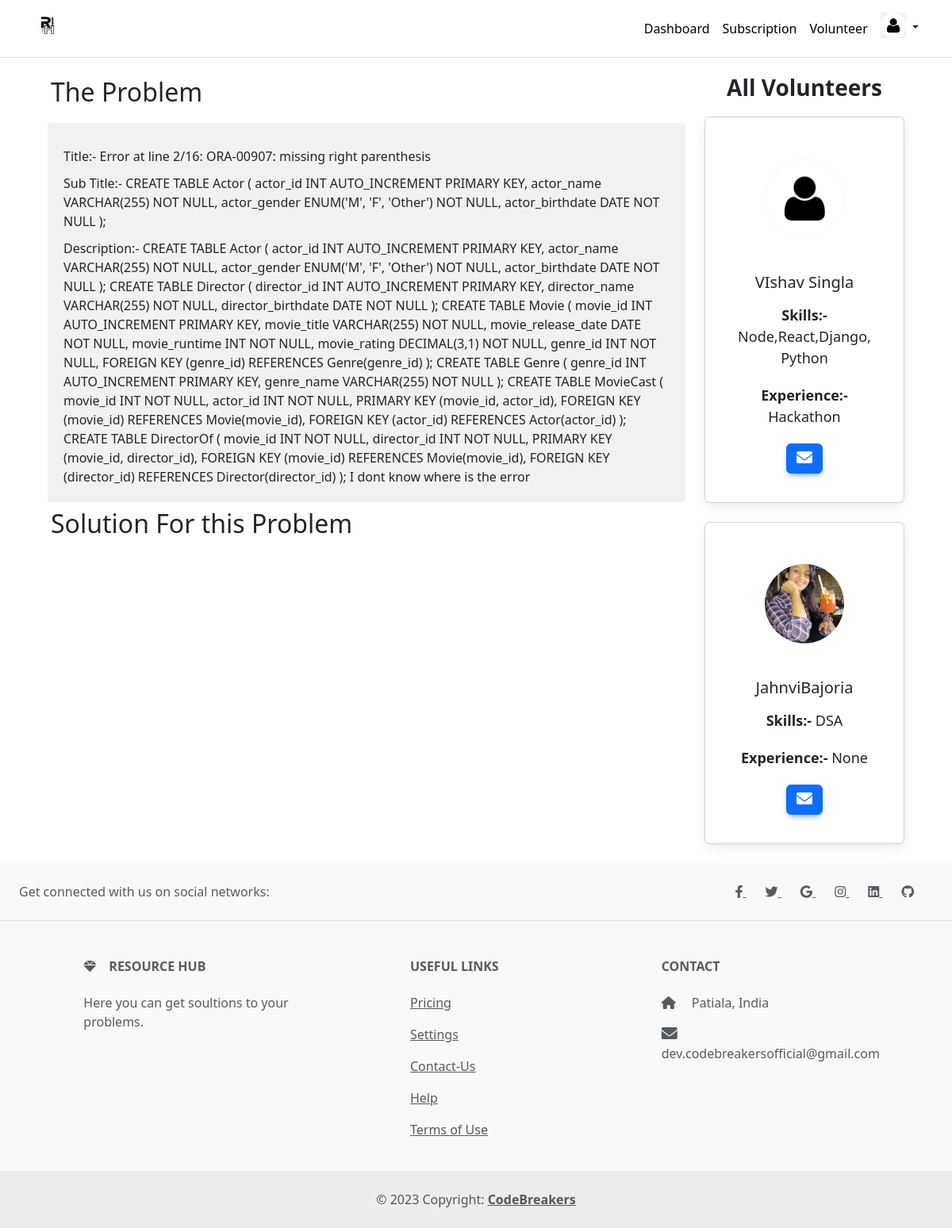
Screenshot of /dashboard/view_fullque/4 (signed in) with the database file from the repository.
### home/models.py (models this page shows, shortened)
class Draft(models.Model):
    user=models.ForeignKey(User,on_delete=models.SET_NULL,null=True,blank=True)
    title=models.TextField(max_length=40000,null=True)
    subtitle=models.TextField(max_length=3000,null=True,blank=True)
    description=models.TextField(max_length=80000,null=True,blank=True)
    pub_date=models.DateField(null=True,blank=True)
    published=models.BooleanField(default=False,null=True,blank=True)
    thumbnail = models.FileField(upload_to="Drafts", blank=True)

class Customer(models.Model):
    full_name=models.CharField(max_length=100,null=True,blank=True)
    temp_email=models.CharField(max_length=100,null=True,blank=True)
    user=models.ForeignKey(User, on_delete= models.CASCADE ,null=True, blank=True)
    user_Type=models.ForeignKey(userType,on_delete=models.CASCADE,null=True, blank=True)
    myplan=models.ForeignKey(plan,on_delete= models.CASCADE,null=True, blank=True)
    is_verified=models.BooleanField(default=False,null=True,blank=True)
    age=models.IntegerField(null=True,blank=True)
    college=models.CharField(max_length=100,null=True,blank=True)
    skills=models.CharField(max_length=100,null=True,blank=True)
    experience=models.CharField(max_length=200,null=True,blank=True)
    otp_code=models.CharField(max_length=100,null=True)
    pic = models.FileField(upload_to="Profiles/", blank=True)
    is_connected=models.BooleanField(default=False,null=True,blank=True)
    is_basic=models.BooleanField(default=False,null=True,blank=True)
    is_premium=models.BooleanField(default=False,null=True,blank=True)
    meta_key=models.TextField(max_length=100,null=True,blank=True)
    walletkey=models.TextField(max_length=100,null=True,blank=True)

### home/views.py (the view)
# urls.py: path('dashboard/view_fullque/<str:que_id>', views.view_full_que,name="view_full_que"),
def view_full_que(request,que_id):
    if request.user.is_authenticated:
        my_post = Draft.objects.filter(pk=que_id)
        my_review = review.objects.filter(this_draft=my_post[0])
        try:
            my_type=userType.objects.get(code=settings.USER_VOLUNTEER_CODE)
            show_profile=Customer.objects.filter(user_Type=my_type)
        except:
            print('unable to fetch profiles')
        return render(request,"home/view_fullque.html", context={"thispost":my_post,"all_profiles":show_profile,"thisreview":my_review})
    return render(request,"home/home.html", context={})

### home/templates/home/view_fullque.html (shortened to what this page needs)
{% load static %}
<!DOCTYPE html>
<html>
 <head>
<link rel="stylesheet" type="text/css" href="{% static 'answer_post/style.css'%}">
<link rel="stylesheet" type="text/css" href="{% static 'bootstrap.min.css'%}">
<link
  href="https://cdnjs.cloudflare.com/ajax/libs/font-awesome/6.0.0/css/all.min.css"
  rel="stylesheet"
/>
<link
  href="https://cdnjs.cloudflare.com/ajax/libs/mdb-ui-kit/6.2.0/mdb.min.css"
  rel="stylesheet"
/>
<link href="https://cdn.jsdelivr.net/npm/bootstrap@5.3.0-alpha3/dist/css/bootstrap.min.css" rel="stylesheet">
  </head>
  <body>
<header class="p-3 mb-3 border-bottom">
  <div class="container">
      <div class="d-flex flex-wrap align-items-center justify-content-center justify-content-lg-start">
        <a href="{% url 'home' %}" class="d-flex align-items-center mb-2 mb-lg-0 text-dark text-decoration-none">
			<img class="mb-2" src="{% static 'logo/Resource.png' %}" alt="resourcehub" width="40" height="32">
		  </a>
        <ul class="nav col-12 col-lg-auto me-lg-2 mb-10 justify-content-center mb-md-0">
			<li><a href="{% url 'dashboard' %}" class="nav-link px-2" style="color: black;"> Dashboard</a></li>
			<li><a href="{% url 'pricing' %}" class="nav-link px-2" style="color: black;"> Subscription</a></li>
			<li><a href="{% url 'view_volunteer_profiles' %}" class="nav-link px-2" style="color: black;"> Volunteer</a></li>
          </ul>
        <div class="dropdown text-end">
			<a href="#" class="d-block link-dark text-decoration-none dropdown-toggle" id="dropdownUser1" data-bs-toggle="dropdown" aria-expanded="false">
				<img class="mb-2" src="{% static 'logo/signin.png' %}" alt="resourcehub" width="32" height="32" class="rounded-circle">
			</a>
        </div>
      </div>
    </div>
  </header>
  <body>
	<main class="px-5">
		<div class="container">
		  <div class="row">
			<div class="col">
		<h2 class="mx-1 my-2">The Problem</h2>
		{% for my_post in thispost %}
		<form class="questionaire">
				<label for="question-title">Title:-  {{my_post.title}}</label>
				<br>
				<label for="question-title">Sub Title:-  {{my_post.subtitle}}</label>
				<br>
				<label for="question-title">Description:-  {{my_post.description}}</label>
			{% endfor %}
		</form>
		<h2 class="mx-1 my-2">Solution For this Problem</h2>
    </div>
	<div class="col col-lg-3">
		<p class="fs-3 text-center fw-bolder">All Volunteers</p>
		{% for show_profile in all_profiles %}
		  <div class="card mb-4 text-center">
			<div class="card-body">
			  <div class="mt-3 mb-4">
				{% if show_profile.pic %}
				  <img src="{{ show_profile.pic.url }}" class="rounded-circle img-fluid" style="width: 100px;" />
				{% else %}
				  <img src="{% static 'logo/signin.png' %}" class="rounded-circle img-fluid" style="width: 100px;" />
				{% endif %}
			  </div>
			  <h5 class="card-title">{{ show_profile.full_name }}</h5>
			  <p class="card-text">
				<p class="designation"><b>Skills:-</b>  {{ show_profile.skills }}</p>
				<p class="designation"><b>Experience:-</b>  {{ show_profile.experience }}</p>
			  </p>
			  <a class="btn btn-primary" href="mailto:{{all_volunteers.temp_email}}"><i class="fa fa-envelope"></i></a>
			</div>
		  </div>
		{% endfor %}
	  </div>
	</div>
	</div>
</main>
</body>
	<footer class="text-center text-lg-start bg-light text-muted">
		<section class="d-flex justify-content-center justify-content-lg-between p-4 border-bottom">
		  <div class="me-5 d-none d-lg-block">
		  <span>Get connected with us on social networks:</span>
		  </div>
		  <div>
		  <a href="" class="me-4 text-reset">
			<i class="fab fa-facebook-f"></i>
		  </a>
		  <a href="" class="me-4 text-reset">
			<i class="fab fa-twitter"></i>
		  </a>
		  <a href="" class="me-4 text-reset">
			<i class="fab fa-google"></i>
		  </a>
		  <a href="" class="me-4 text-reset">
			<i class="fab fa-instagram"></i>
		  </a>
		  <a href="" class="me-4 text-reset">
			<i class="fab fa-linkedin"></i>
		  </a>
		  <a href="" class="me-4 text-reset">
			<i class="fab fa-github"></i>
		  </a>
		  </div>
		</section>
		<section class="">
		  <div class="container text-center text-md-start mt-5">
		  <div class="row mt-3">
			<div class="col-md-3 col-lg-4 col-xl-3 mx-auto mb-4">
			<h6 class="text-uppercase fw-bold mb-4">
			  <i class="fas fa-gem me-3"></i>Resource Hub
			</h6>
			<p>
			  Here you can get soultions to your problems.
			</p>
			</div>
			<div class="col-md-3 col-lg-2 col-xl-2 mx-auto mb-4">
			<h6 class="text-uppercase fw-bold mb-4">
			  Useful links
			</h6>
			<p>
			  <a href="{% url 'pricing' %}" class="text-reset">Pricing</a>
			</p>
			<p>
			  <a href="{% url 'view_profile' %}" class="text-reset">Settings</a>
			</p>
			<p>
				<a href="{% url 'contact' %}" class="text-reset">Contact-Us</a>
			  </p>
			<p>
			  <a href="https://resourcehubcomm.netlify.app/" class="text-reset">Help</a>
			</p>
			<p>
			  <a href="{% url 'tos' %}" class="text-reset">Terms of Use</a>
			</p>
			</div>
			<div class="col-md-4 col-lg-3 col-xl-3 mx-auto mb-md-0 mb-4">
			<h6 class="text-uppercase fw-bold mb-4">Contact</h6>
			<p><i class="fas fa-home me-3"></i> Patiala, India</p>
			<p>
			  <i class="fas fa-envelope me-3"></i>
			  dev.codebreakersofficial@gmail.com
			</p>
			</div>
		  </div>
		  </div>
		</section>
		<div class="text-center p-4" style="background-color: rgba(0, 0, 0, 0.05);">
		  © 2023 Copyright:
		  <a class="text-reset fw-bold" href="https://mdbootstrap.com/">CodeBreakers</a>
		</div>
	  </footer>
</html>

### static/answer_post/style.css (style rules this page uses)
body { font-family: Arial, sans-serif; background-color: #f5f5f5; }
header { color: #fff; padding: 20px; }
.card { background-color: #fff; box-shadow: 0 0 10px rgba(0, 0, 0, 0.2); border-radius: 5px; padding: 20px; text-align: center; margin-bottom:30px; }
.card img { text-align:center; justify-content: center; border-radius: 50%; height: 100px; width: 100px; object-fit: cover; margin-bottom: 20px; }
.designation { font-size: 18px; margin: 10px 0 20px; }
.fa-envelope { font-size: 20px; }
.container { max-width: 600px; margin: auto; }
.questionaire { background-color: #f1f1f1; border-radius: 5px; padding: 20px; margin-top: 20px; }
h2 { margin-top: 0; }
label { display: block; margin-top: 10px; }

### home/templates/home/view_fullque.html (style rules this page uses)
.dropdown-toggle { outline: 0; }

### rows the page displays
Draft: title "Error at line 2/16: ORA-00907: missing right parenthesis", subtitle "CREATE TABLE Actor ( actor_id INT AUTO_INCREMENT PRIMARY KEY, actor_name VARCHAR(255) NOT NULL, actor_gender ENUM('M', 'F', 'Other') NOT NULL, actor_birthdate DATE NOT NULL );", description "CREATE TABLE Actor ( actor_id INT AUTO_INCREMENT PRIMARY KEY, actor_name VARCHAR(255) NOT NULL, actor_gender ENUM('M', 'F', 'Other') NOT NULL, actor_birthdate DATE NOT NULL ); CREATE TABLE Director ( director_id INT AUTO_INCREMENT PRIMARY KEY, director_name VARCHAR(255) NOT NULL, director_birthdate DATE NOT NULL ); CREATE TABLE Movie ( movie_id INT AUTO_INCREMENT PRIMARY KEY, movie_title VARCHAR(255) NOT NULL, movie_release_date DATE NOT NULL, movie_runtime INT NOT NULL, movie_rating DECIMAL(3,1) NOT NULL, genre_id INT NOT NULL, FOREIGN KEY (genre_id) REFERENCES Genre(genre_id) ); CREATE TABLE Genre ( genre_id INT AUTO_INCREMENT PRIMARY KEY, genre_name VARCHAR(255) NOT NULL ); CREATE TABLE…"
Customer: full_name "VIshav Singla", skills "Node,React,Django,Python", experience "Hackathon"
Customer: pic (picture), full_name "JahnviBajoria", skills "DSA", experience "None"
